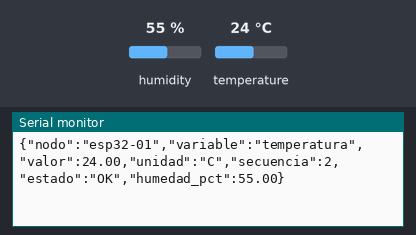
This sketch was run on a simulated ESP32-S3. On the bench: the last lines printed to the serial monitor. The test bench sets the inputs (shaded band); at power-on: humidity 55 %, temperature 24 °C.

Above: at 6.8 s.
6.9 s: humidity set to 22 %
At 9.9 s:
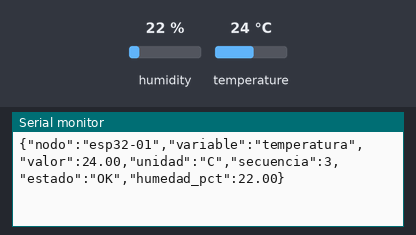
11.4 s: temperature set to 12 °C
At 13.4 s:
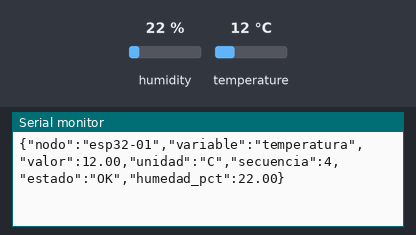
15.9 s: humidity set to 40 %
At 19.2 s:
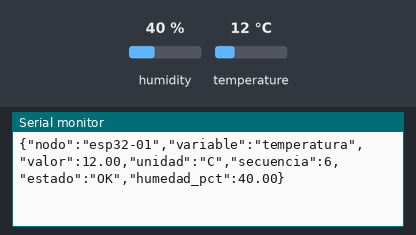
Timing chart, 0 to 20.7 s (numbered marks = the images above; inputs shaded):
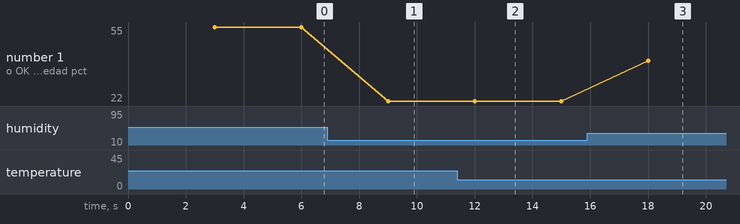

Measured:
- after the input at 6.9 s, the serial monitor: prints a new line after 2.1 s (image 1)
- after the input at 11.4 s, the serial monitor: prints a new line after 0.61 s (image 2)
- after the input at 15.9 s, the serial monitor: prints a new line after 2.1 s (image 3)
- plotted number 1: 55 → 22 after the input at 6.9 s, 22 → 40 after the input at 15.9 s

The sketch:

esp32_dht22.ino
```cpp
/*
  Módulo DHT22 compatible 3,3 V, con pull-up integrado.
  VCC→3V3, GND→GND, DATA→GPIO4 del ESP32-S3 (verificar pinout).
  Bibliotecas: DHT sensor library by Adafruit y Adafruit Unified Sensor.
  Seleccionar el USB/puerto adecuado en Arduino IDE; leer la guía.
*/
#include <Arduino.h>
#include <DHT.h>

constexpr uint8_t PIN_DHT = 4;
constexpr uint32_t INTERVALO_MS = 3000;  // DHT22: no leer más rápido que cada 2 s
constexpr bool PROBAR_TRAMA_INVALIDA = false;  // Activar solo para prueba identificada
const char *NODO = "esp32-01";
DHT dht(PIN_DHT, DHT22);
uint32_t ultimaLectura = 0;
uint32_t secuencia = 0;

void setup() {
  Serial.begin(115200);
  const uint32_t inicio = millis();
  while (!Serial && millis() - inicio < 3000) {
    delay(10);  // No bloquear para siempre si no hay monitor
  }
  dht.begin();
  ultimaLectura = millis();
}

void loop() {
  const uint32_t ahora = millis();
  if (ahora - ultimaLectura < INTERVALO_MS) {
    delay(1);
    return;
  }
  ultimaLectura = ahora;
  const float temperatura = dht.readTemperature();
  const float humedad = dht.readHumidity();
  secuencia++;

  if (PROBAR_TRAMA_INVALIDA && secuencia == 2) {
    Serial.println("{\"valor\":\"dato_invalido\"}");
    return;  // La siguiente lectura vuelve a la ruta normal
  }

  if (isnan(temperatura) || isnan(humedad)) {
    Serial.printf(
      "{\"nodo\":\"%s\",\"variable\":\"temperatura\",\"valor\":null,"
      "\"unidad\":\"C\",\"secuencia\":%lu,\"estado\":\"ERROR\","
      "\"detalle\":\"No se pudo leer el DHT22\"}\n",
      NODO, (unsigned long)secuencia
    );
    return;
  }

  // Un JSON por línea; evitar otros Serial.print de texto en este puerto.
  Serial.printf(
    "{\"nodo\":\"%s\",\"variable\":\"temperatura\",\"valor\":%.2f,"
    "\"unidad\":\"C\",\"secuencia\":%lu,\"estado\":\"OK\","
    "\"humedad_pct\":%.2f}\n",
    NODO, temperatura, (unsigned long)secuencia, humedad
  );
}
```
